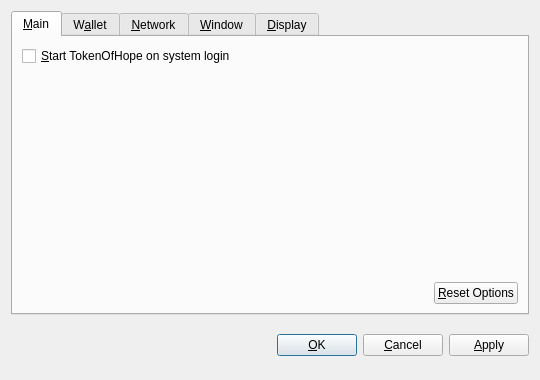
<?xml version="1.0" encoding="UTF-8"?>
<ui version="4.0">
 <class>OptionsDialog</class>
 <widget class="QDialog" name="OptionsDialog">
  <property name="geometry">
   <rect>
    <x>0</x>
    <y>0</y>
    <width>540</width>
    <height>380</height>
   </rect>
  </property>
  <property name="windowTitle">
   <string>Options</string>
  </property>
  <property name="modal">
   <bool>true</bool>
  </property>
  <layout class="QVBoxLayout" name="verticalLayout">
   <item>
    <widget class="QTabWidget" name="tabWidget">
     <property name="tabPosition">
      <enum>QTabWidget::North</enum>
     </property>
     <property name="currentIndex">
      <number>0</number>
     </property>
     <widget class="QWidget" name="tabMain">
      <attribute name="title">
       <string>&amp;Main</string>
      </attribute>
      <layout class="QVBoxLayout" name="verticalLayout_Main">
       <item>
        <widget class="QCheckBox" name="bitcoinAtStartup">
         <property name="toolTip">
          <string>Automatically start TokenOfHope after logging in to the system.</string>
         </property>
         <property name="text">
          <string>&amp;Start TokenOfHope on system login</string>
         </property>
        </widget>
       </item>
       <item>
        <spacer name="verticalSpacer_Main">
         <property name="orientation">
          <enum>Qt::Vertical</enum>
         </property>
         <property name="sizeHint" stdset="0">
          <size>
           <width>20</width>
           <height>40</height>
          </size>
         </property>
        </spacer>
       </item>
       <item>
        <layout class="QHBoxLayout" name="horizontalLayout_2_Main">
         <item>
          <spacer name="horizontalSpacer_2_Main">
           <property name="orientation">
            <enum>Qt::Horizontal</enum>
           </property>
           <property name="sizeHint" stdset="0">
            <size>
             <width>40</width>
             <height>20</height>
            </size>
           </property>
          </spacer>
         </item>
         <item>
          <widget class="QPushButton" name="resetButton">
           <property name="toolTip">
            <string>Reset all client options to default.</string>
           </property>
           <property name="text">
            <string>&amp;Reset Options</string>
           </property>
           <property name="autoDefault">
            <bool>false</bool>
           </property>
          </widget>
         </item>
        </layout>
       </item>
      </layout>
     </widget>
     <widget class="QWidget" name="tabWallet">
      <attribute name="title">
       <string>W&amp;allet</string>
      </attribute>
      <layout class="QVBoxLayout" name="verticalLayout_Network">
       <item>
        <widget class="QLabel" name="transactionFeeInfoLabel">
         <property name="text">
          <string>Optional transaction fee per kB that helps make sure your transactions are processed quickly. Most transactions are 1 kB.</string>
         </property>
         <property name="textFormat">
          <enum>Qt::PlainText</enum>
         </property>
         <property name="wordWrap">
          <bool>true</bool>
         </property>
        </widget>
       </item>
       <item>
        <layout class="QHBoxLayout" name="horizontalLayout_1_Main">
         <item>
          <widget class="QLabel" name="transactionFeeLabel">
           <property name="text">
            <string>Pay transaction &amp;fee</string>
           </property>
           <property name="textFormat">
            <enum>Qt::PlainText</enum>
           </property>
           <property name="buddy">
            <cstring>transactionFee</cstring>
           </property>
          </widget>
         </item>
         <item>
          <widget class="BitcoinAmountField" name="transactionFee"/>
         </item>
         <item>
          <spacer name="horizontalSpacer_1_Main">
           <property name="orientation">
            <enum>Qt::Horizontal</enum>
           </property>
           <property name="sizeHint" stdset="0">
            <size>
             <width>40</width>
             <height>20</height>
            </size>
           </property>
          </spacer>
         </item>
        </layout>
       </item>
       <item>
        <widget class="QLabel" name="label">
         <property name="text">
          <string>If you disable the spending of unconfirmed change, the change from a transaction cannot be used until that transaction has at least one confirmation. This also affects how your balance is computed.</string>
         </property>
         <property name="wordWrap">
          <bool>true</bool>
         </property>
        </widget>
       </item>
       <item>
        <widget class="QCheckBox" name="spendZeroConfChange">
         <property name="text">
          <string>Spend unconfirmed change  (experts only)</string>
         </property>
        </widget>
       </item>
       <item>
        <spacer name="verticalSpacer">
         <property name="orientation">
          <enum>Qt::Vertical</enum>
         </property>
         <property name="sizeHint" stdset="0">
          <size>
           <width>20</width>
           <height>40</height>
          </size>
         </property>
        </spacer>
       </item>
      </layout>
     </widget>
     <widget class="QWidget" name="tabNetwork">
      <attribute name="title">
       <string>&amp;Network</string>
      </attribute>
      <layout class="QVBoxLayout" name="verticalLayout_Network">
       <item>
        <widget class="QCheckBox" name="mapPortUpnp">
         <property name="toolTip">
          <string>Automatically open the TokenOfHope client port on the router. This only works when your router supports UPnP and it is enabled.</string>
         </property>
         <property name="text">
          <string>Map port using &amp;UPnP</string>
         </property>
        </widget>
       </item>
       <item>
        <widget class="QCheckBox" name="connectSocks">
         <property name="toolTip">
          <string>Connect to the TokenOfHope network through a SOCKS proxy (e.g. when connecting through Tor).</string>
         </property>
         <property name="text">
          <string>&amp;Connect through SOCKS proxy:</string>
         </property>
        </widget>
       </item>
       <item>
        <layout class="QHBoxLayout" name="horizontalLayout_Network">
         <item>
          <widget class="QLabel" name="proxyIpLabel">
           <property name="text">
            <string>Proxy &amp;IP:</string>
           </property>
           <property name="textFormat">
            <enum>Qt::PlainText</enum>
           </property>
           <property name="buddy">
            <cstring>proxyIp</cstring>
           </property>
          </widget>
         </item>
         <item>
          <widget class="QValidatedLineEdit" name="proxyIp">
           <property name="maximumSize">
            <size>
             <width>140</width>
             <height>16777215</height>
            </size>
           </property>
           <property name="toolTip">
            <string>IP address of the proxy (e.g. 127.0.0.1)</string>
           </property>
          </widget>
         </item>
         <item>
          <widget class="QLabel" name="proxyPortLabel">
           <property name="text">
            <string>&amp;Port:</string>
           </property>
           <property name="textFormat">
            <enum>Qt::PlainText</enum>
           </property>
           <property name="buddy">
            <cstring>proxyPort</cstring>
           </property>
          </widget>
         </item>
         <item>
          <widget class="QLineEdit" name="proxyPort">
           <property name="maximumSize">
            <size>
             <width>55</width>
             <height>16777215</height>
            </size>
           </property>
           <property name="toolTip">
            <string>Port of the proxy (e.g. 9050)</string>
           </property>
          </widget>
         </item>
         <item>
          <widget class="QLabel" name="socksVersionLabel">
           <property name="text">
            <string>SOCKS &amp;Version:</string>
           </property>
           <property name="textFormat">
            <enum>Qt::PlainText</enum>
           </property>
           <property name="buddy">
            <cstring>socksVersion</cstring>
           </property>
          </widget>
         </item>
         <item>
          <widget class="QValueComboBox" name="socksVersion">
           <property name="toolTip">
            <string>SOCKS version of the proxy (e.g. 5)</string>
           </property>
          </widget>
         </item>
         <item>
          <spacer name="horizontalSpacer_Network">
           <property name="orientation">
            <enum>Qt::Horizontal</enum>
           </property>
           <property name="sizeHint" stdset="0">
            <size>
             <width>40</width>
             <height>20</height>
            </size>
           </property>
          </spacer>
         </item>
        </layout>
       </item>
       <item>
        <spacer name="verticalSpacer_Network">
         <property name="orientation">
          <enum>Qt::Vertical</enum>
         </property>
         <property name="sizeHint" stdset="0">
          <size>
           <width>20</width>
           <height>40</height>
          </size>
         </property>
        </spacer>
       </item>
      </layout>
     </widget>
     <widget class="QWidget" name="tabWindow">
      <attribute name="title">
       <string>&amp;Window</string>
      </attribute>
      <layout class="QVBoxLayout" name="verticalLayout_Window">
       <item>
        <widget class="QCheckBox" name="minimizeToTray">
         <property name="toolTip">
          <string>Show only a tray icon after minimizing the window.</string>
         </property>
         <property name="text">
          <string>&amp;Minimize to the tray instead of the taskbar</string>
         </property>
        </widget>
       </item>
       <item>
        <widget class="QCheckBox" name="minimizeOnClose">
         <property name="toolTip">
          <string>Minimize instead of exit the application when the window is closed. When this option is enabled, the application will be closed only after selecting Quit in the menu.</string>
         </property>
         <property name="text">
          <string>M&amp;inimize on close</string>
         </property>
        </widget>
       </item>
       <item>
        <spacer name="verticalSpacer_Window">
         <property name="orientation">
          <enum>Qt::Vertical</enum>
         </property>
         <property name="sizeHint" stdset="0">
          <size>
           <width>20</width>
           <height>40</height>
          </size>
         </property>
        </spacer>
       </item>
      </layout>
     </widget>
     <widget class="QWidget" name="tabDisplay">
      <attribute name="title">
       <string>&amp;Display</string>
      </attribute>
      <layout class="QVBoxLayout" name="verticalLayout_Display">
       <item>
        <layout class="QHBoxLayout" name="horizontalLayout_1_Display">
         <item>
          <widget class="QLabel" name="langLabel">
           <property name="text">
            <string>User Interface &amp;language:</string>
           </property>
           <property name="textFormat">
            <enum>Qt::PlainText</enum>
           </property>
           <property name="buddy">
            <cstring>lang</cstring>
           </property>
          </widget>
         </item>
         <item>
          <widget class="QValueComboBox" name="lang">
           <property name="toolTip">
            <string>The user interface language can be set here. This setting will take effect after restarting TokenOfHope.</string>
           </property>
          </widget>
         </item>
        </layout>
       </item>
       <item>
        <layout class="QHBoxLayout" name="horizontalLayout_2_Display">
         <item>
          <widget class="QLabel" name="unitLabel">
           <property name="text">
            <string>&amp;Unit to show amounts in:</string>
           </property>
           <property name="textFormat">
            <enum>Qt::PlainText</enum>
           </property>
           <property name="buddy">
            <cstring>unit</cstring>
           </property>
          </widget>
         </item>
         <item>
          <widget class="QValueComboBox" name="unit">
           <property name="toolTip">
            <string>Choose the default subdivision unit to show in the interface and when sending coins.</string>
           </property>
          </widget>
         </item>
        </layout>
       </item>
       <item>
        <widget class="QCheckBox" name="displayAddresses">
         <property name="toolTip">
          <string>Whether to show TokenOfHope addresses in the transaction list or not.</string>
         </property>
         <property name="text">
          <string>&amp;Display addresses in transaction list</string>
         </property>
        </widget>
       </item>
       <item>
        <widget class="QCheckBox" name="coinControlFeatures">
         <property name="toolTip">
          <string>Whether to show coin control features or not.</string>
         </property>
         <property name="text">
          <string>Display coin &amp;control features (experts only!)</string>
         </property>
        </widget>
       </item>
       <item>
        <spacer name="verticalSpacer_Display">
         <property name="orientation">
          <enum>Qt::Vertical</enum>
         </property>
         <property name="sizeHint" stdset="0">
          <size>
           <width>20</width>
           <height>40</height>
          </size>
         </property>
        </spacer>
       </item>
      </layout>
     </widget>
    </widget>
   </item>
   <item>
    <layout class="QHBoxLayout" name="horizontalLayout_Buttons">
     <item>
      <spacer name="horizontalSpacer_1">
       <property name="orientation">
        <enum>Qt::Horizontal</enum>
       </property>
       <property name="sizeHint" stdset="0">
        <size>
         <width>40</width>
         <height>48</height>
        </size>
       </property>
      </spacer>
     </item>
     <item>
      <widget class="QLabel" name="statusLabel">
       <property name="font">
        <font>
         <weight>75</weight>
         <bold>true</bold>
        </font>
       </property>
       <property name="text">
        <string/>
       </property>
       <property name="textFormat">
        <enum>Qt::PlainText</enum>
       </property>
       <property name="wordWrap">
        <bool>true</bool>
       </property>
      </widget>
     </item>
     <item>
      <spacer name="horizontalSpacer_2">
       <property name="orientation">
        <enum>Qt::Horizontal</enum>
       </property>
       <property name="sizeHint" stdset="0">
        <size>
         <width>40</width>
         <height>48</height>
        </size>
       </property>
      </spacer>
     </item>
     <item>
      <widget class="QPushButton" name="okButton">
       <property name="text">
        <string>&amp;OK</string>
       </property>
      </widget>
     </item>
     <item>
      <widget class="QPushButton" name="cancelButton">
       <property name="text">
        <string>&amp;Cancel</string>
       </property>
       <property name="autoDefault">
        <bool>false</bool>
       </property>
      </widget>
     </item>
     <item>
      <widget class="QPushButton" name="applyButton">
       <property name="text">
        <string>&amp;Apply</string>
       </property>
       <property name="autoDefault">
        <bool>false</bool>
       </property>
      </widget>
     </item>
    </layout>
   </item>
  </layout>
 </widget>
 <customwidgets>
  <customwidget>
   <class>BitcoinAmountField</class>
   <extends>QSpinBox</extends>
   <header>bitcoinamountfield.h</header>
  </customwidget>
  <customwidget>
   <class>QValueComboBox</class>
   <extends>QComboBox</extends>
   <header>qvaluecombobox.h</header>
  </customwidget>
  <customwidget>
   <class>QValidatedLineEdit</class>
   <extends>QLineEdit</extends>
   <header>qvalidatedlineedit.h</header>
  </customwidget>
 </customwidgets>
 <resources/>
 <connections/>
</ui>
